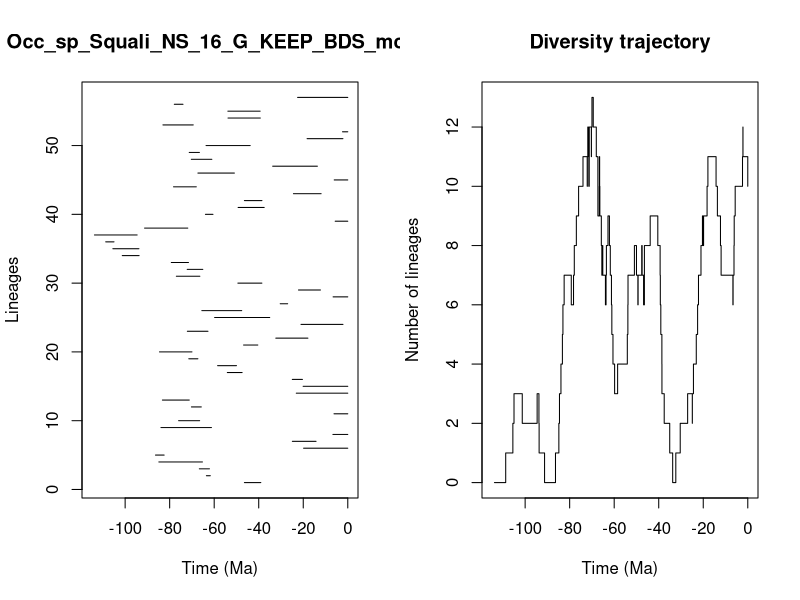

Reproduce this figure in R.


pdf(file='../Results/Species_NS/5_MA_bins_EXT_EP/pyrate_mcmc_logs/Occ_sp_Squali_NS_16_G_KEEP_BDS_mcmc_LTT.pdf',width=0.6*20, height=0.6*10)
title = "Occ_sp_Squali_NS_16_G_KEEP_BDS_mcmc"
ts=c(46.429097074839156, 63.50111684603011,66.68102287036875,84.85564738151817,86.36961138438059,19.846565220175787,24.897543297585035,6.6833193789944785,83.91492383208822,75.98739139012869,6.189850496869954,70.22373271932575,83.26357563735085,23.13394795225588,20.056486561019153,24.919998415919505,54.10680508471267,58.462605724051116,71.40739216685294,84.57577766879578,46.80366828435563,32.32637389940416,72.05831355791922,21.018413249760115,59.811793473561856,65.5501981606714,30.344518392894784,6.596657395357935,22.140668573873395,49.36446935452463,76.99826689534264,72.12200055017463,79.27369071611994,101.29309864780596,105.51216530602963,108.72819658974089,113.783628078603,91.27567534756318,5.655869230207976,63.9375477861101,49.25749181455042,46.43735690011635,24.405587198167897,78.26706342118617,6.099018223657684,67.31741626157809,33.731589260668535,70.27013301810047,71.21385312950447,63.656833974530734,18.27987785093896,2.368186472047435,83.02568049471235,53.79298638116201,53.85718948742501,77.92203463383694,22.53435101282715)
te=c(39.060707550939156, 61.75255913464089,62.139310733476634,65.2809639735448,82.47988003862865,0.0,14.244502695788471,0.0,61.232801431765246,66.53528617792189,0.0,65.78039117893128,71.19612243533166,0.0,0.0,20.36462969905213,47.44998432658572,49.98873467362983,67.32616844492637,69.99085717751811,40.411767673692204,17.9087918230844,62.789853956267585,2.156947004236934,35.057018459449544,47.63649975993169,27.01111781604781,0.0,12.26597881605183,38.57940330639377,66.44134247307869,65.11800388642513,71.55063648262153,93.72057472875528,93.80233271659242,104.99889384743896,94.61170123348585,71.85908487849396,0.0,60.55056824386737,37.53627105789695,38.55564636896492,11.97865508415148,68.03902988265655,0.0,50.92287870863344,13.64964014704284,61.05770827039051,66.64107693130657,43.830596820165574,2.1809297625728226,0.0,69.40883086115149,39.281484162716204,39.37027176577092,74.01486032948266,0.0)
div_traj=c(0, 1,2,3,2,3,2,1,0,1,2,3,4,5,6,7,6,7,8,9,10,11,10,11,12,11,10,11,12,11,12,13,12,11,10,9,10,11,10,9,8,7,8,7,6,7,8,9,8,7,6,5,4,3,4,5,6,7,8,7,6,7,8,7,6,7,8,9,8,7,6,5,4,3,2,1,0,1,2,3,2,3,4,5,6,7,8,9,8,9,10,11,10,9,8,7,6,7,8,9,10,11,12,11,10)
time_events=c(113.783628078603, 108.72819658974089,105.51216530602963,104.99889384743896,101.29309864780596,94.61170123348585,93.80233271659242,93.72057472875528,91.27567534756318,86.36961138438059,84.85564738151817,84.57577766879578,83.91492383208822,83.26357563735085,83.02568049471235,82.47988003862865,79.27369071611994,78.26706342118617,77.92203463383694,76.99826689534264,75.98739139012869,74.01486032948266,72.12200055017463,72.05831355791922,71.85908487849396,71.55063648262153,71.40739216685294,71.21385312950447,71.19612243533166,70.27013301810047,70.22373271932575,69.99085717751811,69.40883086115149,68.03902988265655,67.32616844492637,67.31741626157809,66.68102287036875,66.64107693130657,66.53528617792189,66.44134247307869,65.78039117893128,65.5501981606714,65.2809639735448,65.11800388642513,63.9375477861101,63.656833974530734,63.50111684603011,62.789853956267585,62.139310733476634,61.75255913464089,61.232801431765246,61.05770827039051,60.55056824386737,59.811793473561856,58.462605724051116,54.10680508471267,53.85718948742501,53.79298638116201,50.92287870863344,49.98873467362983,49.36446935452463,49.25749181455042,47.63649975993169,47.44998432658572,46.80366828435563,46.43735690011635,46.429097074839156,43.830596820165574,40.411767673692204,39.37027176577092,39.281484162716204,39.060707550939156,38.57940330639377,38.55564636896492,37.53627105789695,35.057018459449544,33.731589260668535,32.32637389940416,30.344518392894784,27.01111781604781,24.919998415919505,24.897543297585035,24.405587198167897,23.13394795225588,22.53435101282715,22.140668573873395,21.018413249760115,20.36462969905213,20.056486561019153,19.846565220175787,18.27987785093896,17.9087918230844,14.244502695788471,13.64964014704284,12.26597881605183,11.97865508415148,6.6833193789944785,6.596657395357935,6.189850496869954,6.099018223657684,5.655869230207976,2.368186472047435,2.1809297625728226,2.156947004236934,0.0)
                par(mfrow=c(1,2))
                L = length(ts)
                plot(ts, 1:L , xlim=c(-max(ts)-1,0), pch=20, type="n", main=title,xlab="Time (Ma)",ylab="Lineages")
                for (i in 1:L){segments(x0=-te[i],y0=i,x1=-ts[i],y1=i)}    
                t = -time_events
                plot(div_traj ~ t,type="s", main = "Diversity trajectory",xlab="Time (Ma)",ylab="Number of lineages",xlim=c(-max(ts)-1,0))
                abline(v=c(65,200,251,367,445),lty=2,col="gray")
                
